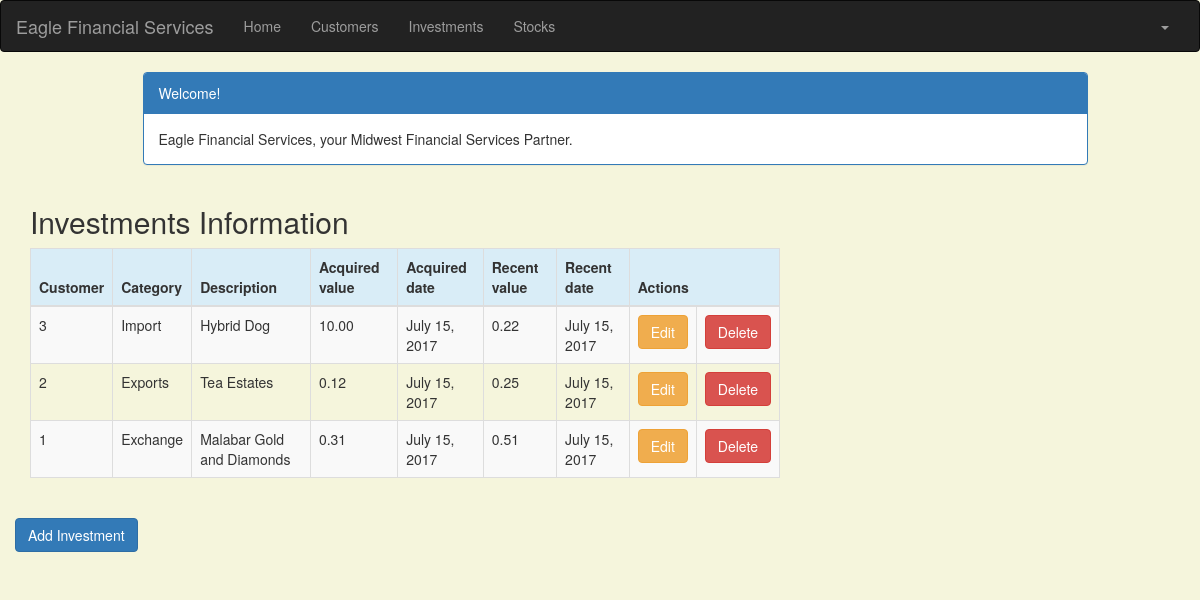
The app's page /investment/ (signed in) with its own data.
### portfolio/models.py (models this page shows, shortened)
class Investment(models.Model):
    customer = models.ForeignKey(Customer, related_name='investments')
    category = models.CharField(max_length=50)
    description = models.CharField(max_length=200)
    acquired_value = models.DecimalField(max_digits=10, decimal_places=2)
    acquired_date = models.DateField(default=timezone.now)
    recent_value = models.DecimalField(max_digits=10, decimal_places=2)
    recent_date = models.DateField(default=timezone.now, blank=True, null=True)

class Customer(models.Model):
    name = models.CharField(max_length=50)
    address = models.CharField(max_length=200)
    cust_number = models.IntegerField(blank=False, null=False)
    city = models.CharField(max_length=50)
    state = models.CharField(max_length=50)
    zipcode = models.CharField(max_length=10)
    email = models.EmailField(max_length=200)
    cell_phone = models.CharField(max_length=50)
    created_date = models.DateTimeField(
        default=timezone.now)
    updated_date = models.DateTimeField(auto_now_add=True)
    def __str__(self):
        return str(self.cust_number)

### portfolio/views.py (the view)
# urls.py: url(r'^investment/$', views.investment_list, name='investment_list'),
@login_required
def investment_list(request):
   investments = Investment.objects.filter(acquired_date__lte=timezone.now())
   return render(request, 'portfolio/investment_list.html', {'investments': investments})

### portfolio/templates/portfolio/investment_list.html (shortened to what this page needs)
{% extends 'portfolio/base.html' %}
{% block content %}
    <!DOCTYPE html>
    <html>
    <head>
        <link rel="stylesheet" href="https://maxcdn.bootstrapcdn.com/bootstrap/3.3.4/css/bootstrap.min.css">
    </head>
    <body>
    <div class="container">
        <div class="row">
            <div class="col-md-10 col-md-offset-1">
                <div class="panel panel-primary">
                    <div class="panel-heading">Welcome!</div>
                    <div class="panel-body">
                        Eagle Financial Services, your Midwest Financial Services Partner.
                    </div>
                </div>
            </div>
        </div>
    </div>
    <div class="row">
        <h2 style="padding-left: 15Px">Investments Information</h2>
    </div>
    <div>
        <table class="table table-striped table-bordered table-hover">
            <thead>
            <tr class="bg-info">
                <th>Customer</th>
                <th>Category</th>
                <th>Description</th>
                <th>Acquired value</th>
                <th>Acquired date</th>
                <th>Recent value</th>
                <th>Recent date</th>
                <th colspan="3">Actions</th>
            </tr>
            </thead>
            <tbody>
            {% for investment in investments %}
                <tr>
                    <td>{{ investment.customer }}</td>
                    <td>{{ investment.category }}</td>
                    <td>{{ investment.description }}</td>
                    <td>{{ investment.acquired_value }}</td>
                    <td>{{ investment.acquired_date }}</td>
                    <td>{{ investment.recent_value }}</td>
                    <td>{{ investment.recent_date }}</td>
                    <td><a href="{% url 'portfolio:investment_edit' pk=investment.pk %}"
                           class="btn btn-warning">Edit</a></td>
                    <td><a href="{% url 'portfolio:investment_delete' pk=investment.pk %}"
                           onclick="return confirm('Are you sure you want to delete?')"
                           class="btn btn-danger">Delete</a>
                    </td>
                </tr>
            {% endfor %}
            </tbody>
        </table>
     <div class="row">
            <a href="{% url 'portfolio:investment_new' %}" class="row"><span
                    class="btn btn-primary">Add Investment</span></a>
        </div>
    </div>
    </body>
    </html>
{% endblock %}

### portfolio/templates/portfolio/investment_list.html (style rules this page uses)
body { background-color: beige; }

### records on screen
Investment: customer "3", category "Import", description "Hybrid Dog", acquired_value "10.00", acquired_date "July 15, 2017", recent_value "0.22", recent_date "July 15, 2017"
Investment: customer "2", category "Exports", description "Tea Estates", acquired_value "0.12", acquired_date "July 15, 2017", recent_value "0.25", recent_date "July 15, 2017"
Investment: customer "1", category "Exchange", description "Malabar Gold and Diamonds", acquired_value "0.31", acquired_date "July 15, 2017", recent_value "0.51", recent_date "July 15, 2017"
